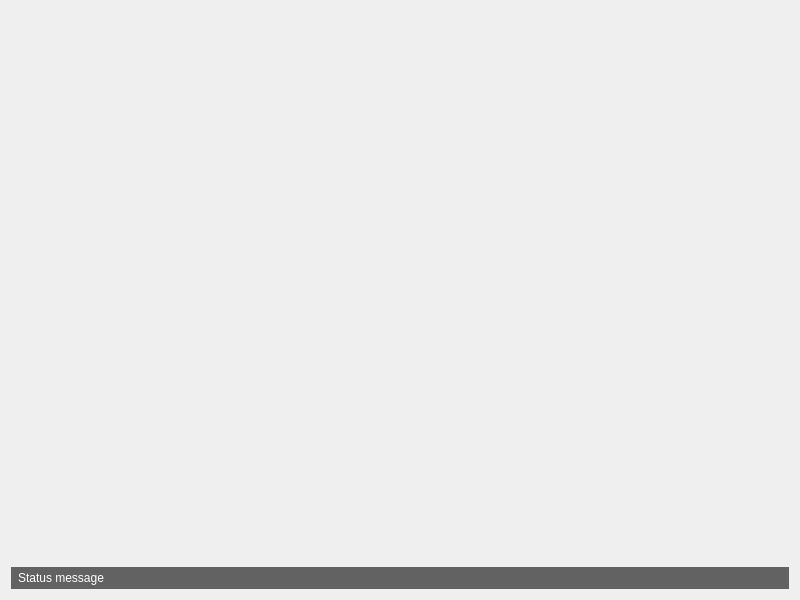
<?xml version="1.0" encoding="UTF-8"?>
<ui version="4.0">
 <class>ImageWindow</class>
 <widget class="QWidget" name="ImageWindow">
  <property name="geometry">
   <rect><x>0</x><y>0</y><width>800</width><height>600</height></rect>
  </property>
  <layout class="QVBoxLayout" name="verticalLayout">
   <item>
    <widget class="QLabel" name="imageLabel">
     <property name="scaledContents">
      <bool>true</bool>
     </property>
     <property name="sizePolicy">
      <sizepolicy hsizetype="Expanding" vsizetype="Expanding">
       <horstretch>0</horstretch>
       <verstretch>1</verstretch>
      </sizepolicy>
     </property>
    </widget>
   </item>
   <item>
    <widget class="QLabel" name="statusLabel">
     <property name="text">
      <string>Status message</string>
     </property>
     <property name="styleSheet">
      <string notr="true">color: white; background-color: rgba(0, 0, 0, 150); padding: 4px;</string>
     </property>
     <property name="visible">
      <bool>false</bool>
     </property>
     <property name="sizePolicy">
      <sizepolicy hsizetype="Preferred" vsizetype="Fixed">
       <horstretch>0</horstretch>
       <verstretch>0</verstretch>
      </sizepolicy>
     </property>
    </widget>
   </item>
  </layout>
 </widget>
 <resources/>
 <connections/>
</ui>
